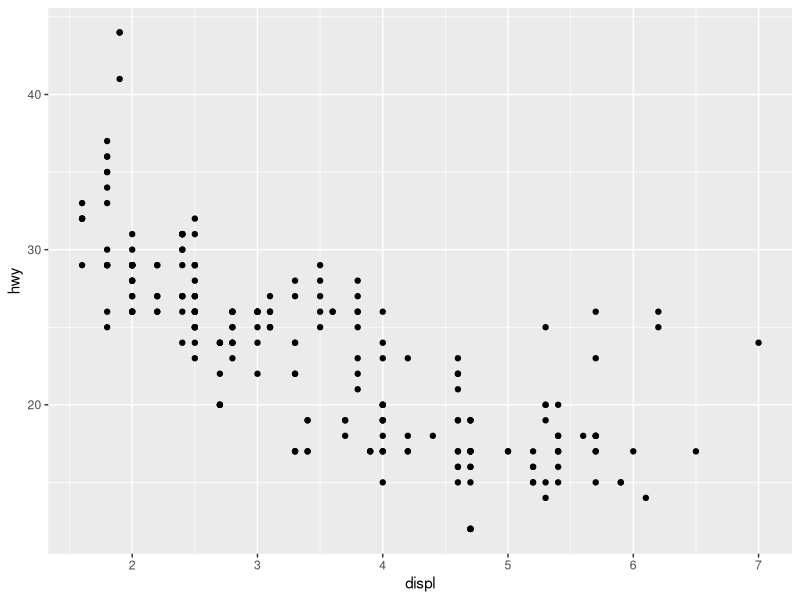
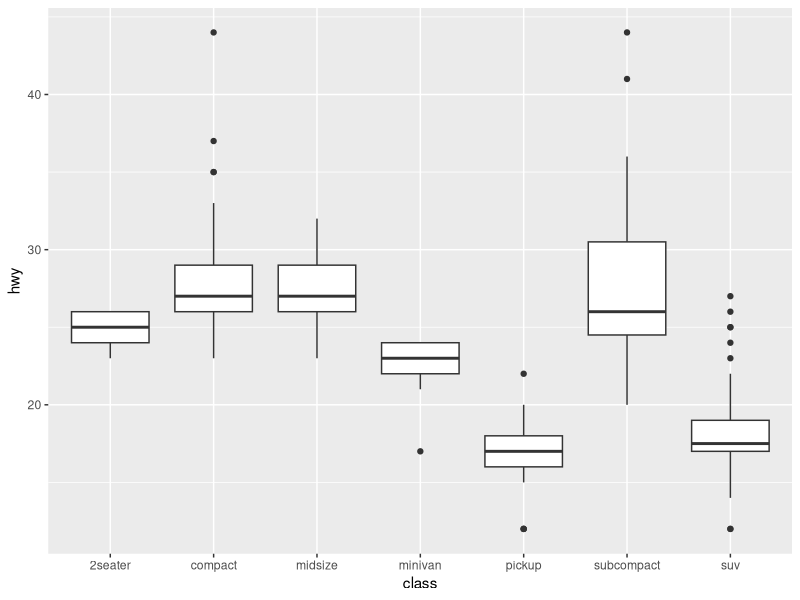
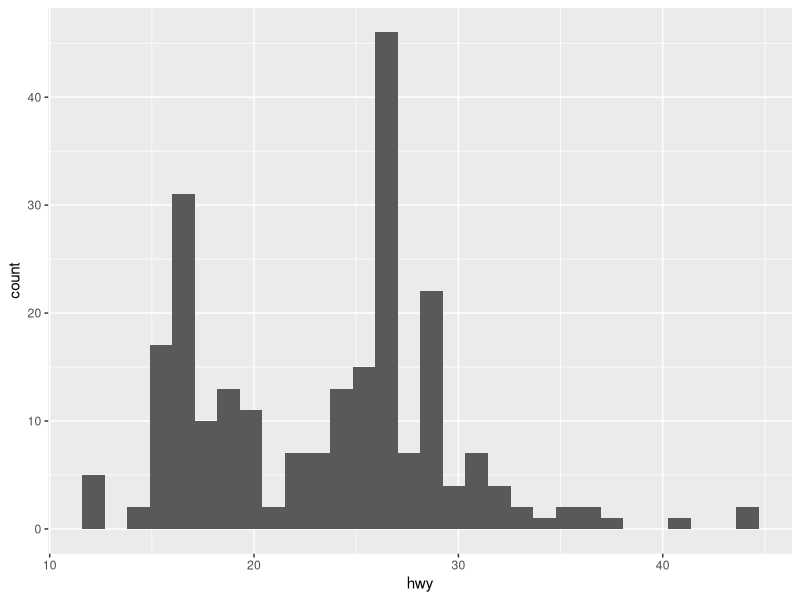
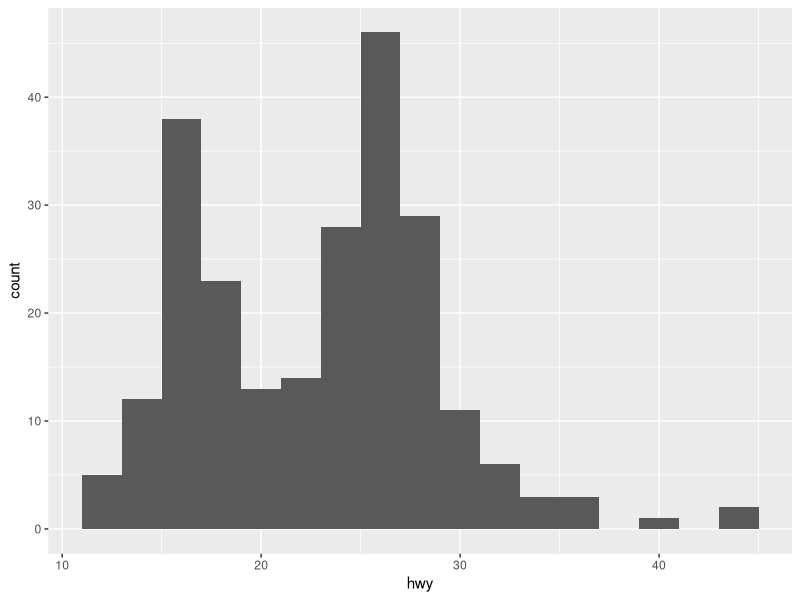
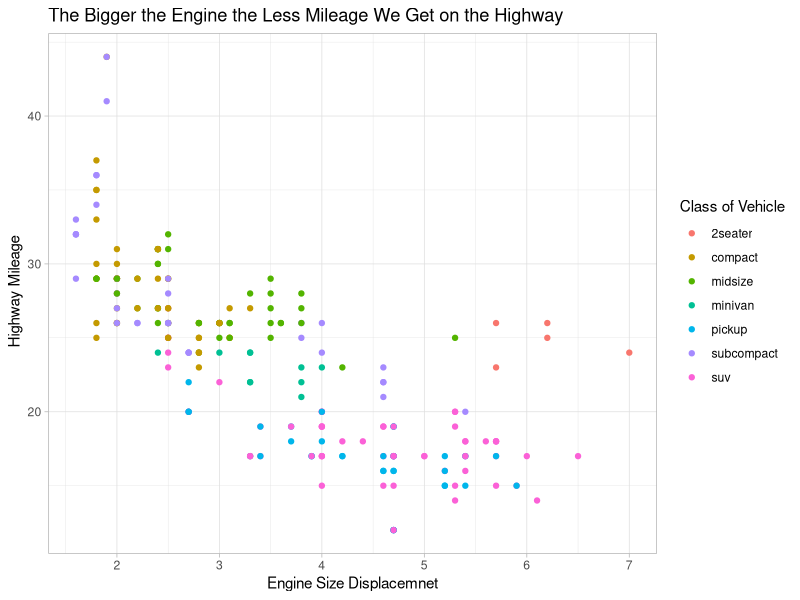
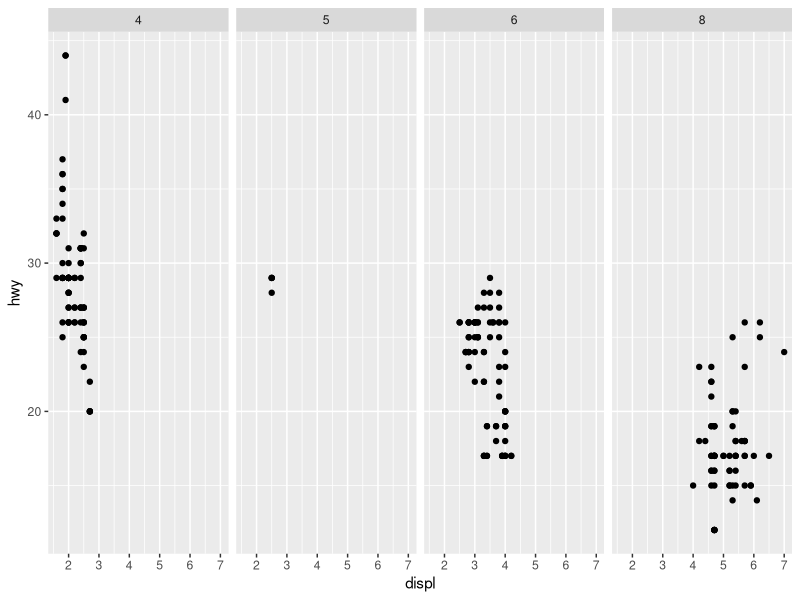
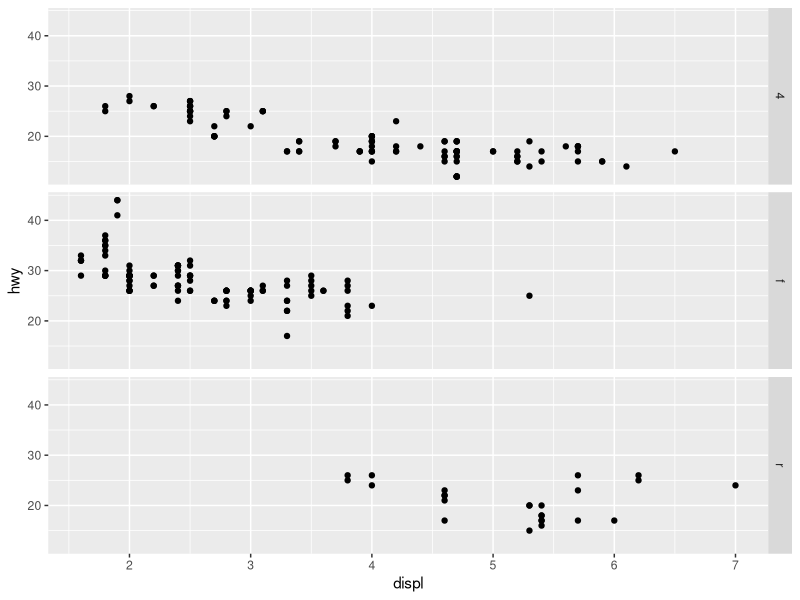
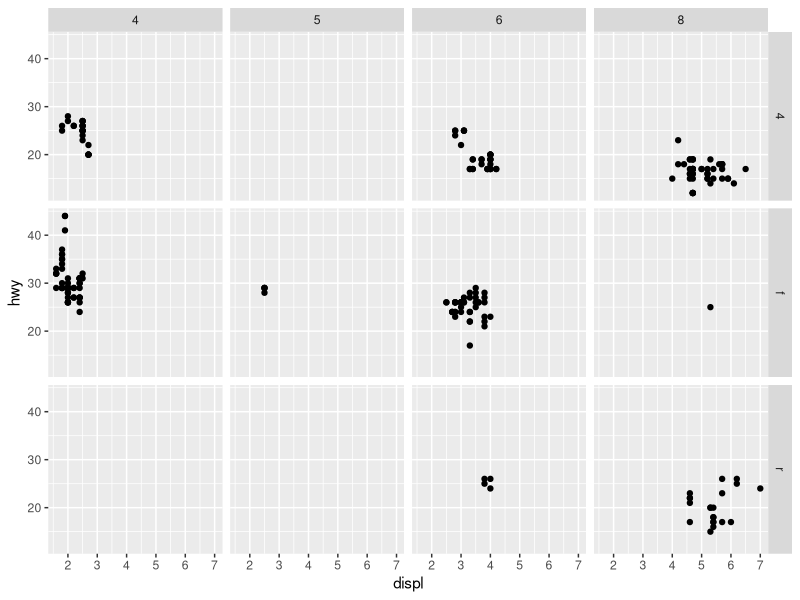

Here is the R script that generated these plots, in order:
## ---- chunk 1
#| label: setup
#| include: false
library(tidyverse)
## ---- chunk 2
#| label: print out data
head(mpg)
## ---- chunk 3
#| label: mpg_map_scatter
ggplot(mpg) + #can add just the data set.. initializing plot with ggplot.. plus always at the end 
  geom_point(aes(x=displ, y = hwy)) #mapping aesthetics then labels x and y axis.. adding layers
## ---- chunk 4
#| label: Boxplot
ggplot(data = mpg) +
  geom_boxplot(mapping = aes(x = class, y = hwy))
## ---- chunk 5
#| label: histogram 
ggplot(data=mpg) + 
  geom_histogram(mapping=aes(x=hwy))
## ---- chunk 6
#| label: histogram binwidth mod
ggplot(data=mpg) + 
  geom_histogram(mapping=aes(x=hwy) , binwidth = 2)
## ---- chunk 7
#| label: Scatterplot for mileage
ggplot(data=mpg) + 
  geom_point(mapping=aes(x=displ,
                         y=hwy,
                         color=class))+
  labs( x="Engine Size Displacemnet",
        y= " Highway Mileage",
        color= "Class of Vehicle",
        title= "The Bigger the Engine the Less Mileage We Get on the Highway")+ 
  theme_light()
                         #shape=class
                         #alpha=class
                         #size = class
               
## ---- chunk 8
#| label: Mulitple plots
# Makes a plot that the commands below will modify
q <- ggplot(mpg) + geom_point(aes(x = displ, y = hwy))

q + facet_grid(. ~ cyl) #creates colomns(4), 1 row
q + facet_grid(drv ~ .) #creates rows (4), 1 col
q + facet_grid(drv ~ cyl) #creates rows and columns 4&4
q + facet_wrap(~ class) #creates rows and columns for each class
## ---- chunk 9

ggplot(data=mpg) + 
  geom_bar(mapping = aes(x=class, fill= class)) + guides(fill= "none") + 
  labs(x=" Class of Vehicle",
       y= "Nuber of Vehicles in Sample")

     

#ggplot(data=mpg) + 
 # geom_bar(mapping = aes(x=class, fill= class)) + guides(fill= "none") + 
 # labs(x=" Class of Vehicle",
       #y= "Nuber of Vehicles in Sample",
      # theme_bw()
## ---- chunk 10

ggplot(data=mpg) + 
  geom_bar(mapping = aes(x=class, fill= drv), 
           position=position_dodge())+ 
  labs(x=" Class of Vehicle",
       y= "Nuber of Vehicles in Sample",
       fill= "Type of drive" )

## ---- chunk 11
#| label: Combined scatter
ggplot( mpg, aes( x=displ, y=hwy))+ 
  geom_point(aes(color=class))+
  geom_smooth(color="black",
              se=FALSE,
              method="lm")+
  scale_color_viridis_d()

  ggsave("my-plot.jpg", width =6, height=4)
  #code will add new layers
